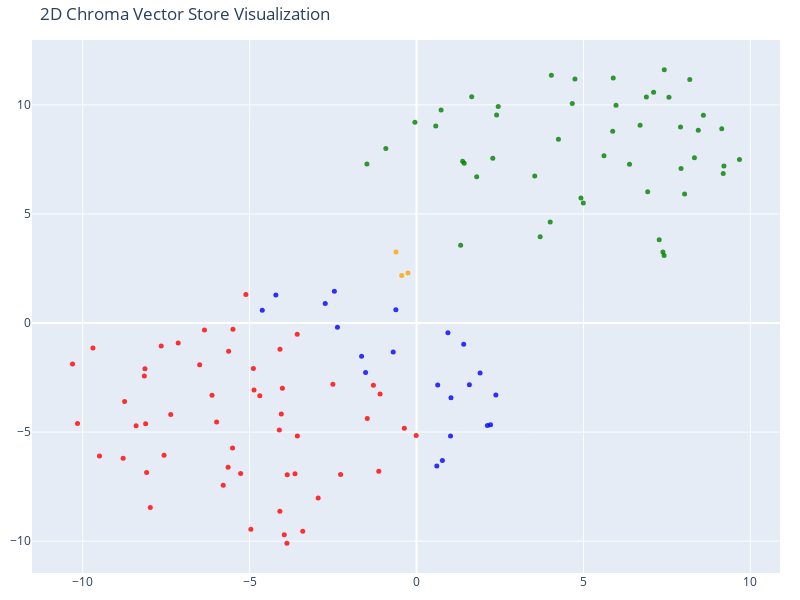

Source (notebook cell):
### Code cell
# We humans find it easier to visalize things in 2D!
# Reduce the dimensionality of the vectors to 2D using t-SNE
# (t-distributed stochastic neighbor embedding)

tsne = TSNE(n_components=2, random_state=42)
reduced_vectors = tsne.fit_transform(vectors)

# Create the 2D scatter plot
fig = go.Figure(data=[go.Scatter(
    x=reduced_vectors[:, 0],
    y=reduced_vectors[:, 1],
    mode='markers',
    marker=dict(size=5, color=colors, opacity=0.8),
    text=[f"Type: {t}<br>Text: {d[:100]}..." for t, d in zip(doc_types, documents)],
    hoverinfo='text'
)])

fig.update_layout(
    title='2D Chroma Vector Store Visualization',
    scene=dict(xaxis_title='x',yaxis_title='y'),
    width=800,
    height=600,
    margin=dict(r=20, b=10, l=10, t=40)
)

fig.show()

### Figure 1 — Plotly figure (JSON) as saved in the notebook; plotly's stock layout.template omitted (floating-point values rounded to 4 significant figures)
{"data": [{"hoverinfo": "text", "marker": {"color": ["orange", "orange", "orange", "red", "red", "red", "red", "red", "red", "red", "red", "red", "red", "red", "red", "red", "red", "red", "red", "red", "red", "red", "red", "red", "red", "red", "red", "red", "red", "red", "red", "red", "red", "red", "red", "red", "red", "red", "red", "red", "red", "red", "red", "red", "red", "red", "red", "red", "red", "red", "red", "red", "red", "red", "red", "green", "green", "green", "green", "green", "green", "green", "green", "green", "green", "green", "green", "green", "green", "green", "green", "green", "green", "green", "green", "green", "green", "green", "green", "green", "green", "green", "green", "green", "green", "green", "green", "green", "green", "green", "green", "green", "green", "green", "green", "green", "green", "green", "green", "green", "green", "green", "blue", "blue", "blue", "blue", "blue", "blue", "blue", "blue", "blue", "blue", "blue", "blue", "blue", "blue", "blue", "blue", "blue", "blue", "blue", "blue", "blue"], "opacity": 0.8, "size": 5}, "mode": "markers", "text": ["Type: company<br>Text: # About Insurellm\n\nInsurellm was founded by Avery Lancaster in 2015 as an insurance tech startup des...", "Type: company<br>Text: # Careers at Insurellm\n\nInsurellm is hiring! We are looking for talented software engineers, data sc...", "Type: company<br>Text: # Overview of Insurellm\n\nInsurellm is an innovative insurance tech firm with 200 employees across th...", "Type: contracts<br>Text: # Contract with Apex Reinsurance for Rellm: AI-Powered Enterprise Reinsurance Solution\n\n## Terms\n\n1....", "Type: contracts<br>Text: ## Renewal\n\n1. **Automatic Renewal**: This Agreement will automatically renew for successive one-yea...", "Type: contracts<br>Text: 2. **Seamless Integrations**: The architecture of Rellm allows for easy integration with existing sy...", "Type: contracts<br>Text: 1. **Technical Support**: Provider shall offer dedicated technical support to the Client via phone, ...", "Type: contracts<br>Text: **Insurellm, Inc.**  \n_____________________________  \nAuthorized Signature   \nDate: ________________...", "Type: contracts<br>Text: # Contract with Belvedere Insurance for Markellm\n\n## Terms\nThis Contract (\"Agreement\") is made and e...", "Type: contracts<br>Text: ## Renewal\n1. **Renewal Terms**: This Agreement may be renewed for additional one-year terms upon mu...", "Type: contracts<br>Text: ## Features\n1. **AI-Powered Matching**: Belvedere Insurance will benefit from Markellm's AI-powered ...", "Type: contracts<br>Text: ## Support\n1. **Technical Support**: Technical support will be available from 9 AM to 7 PM EST, Mond...", "Type: contracts<br>Text: **Belvedere Insurance**  \nSignature: ______________________  \nName: [Authorized Signatory]  \nTitle: ...", "Type: contracts<br>Text: # Contract with BrightWay Solutions for Markellm\n\n**Contract Date:** October 5, 2023  \n**Contract ID...", "Type: contracts<br>Text: 3. **Service Level Agreement (SLA):**  \n   Insurellm commits to a 99.9% uptime for the platform with...", "Type: contracts<br>Text: 2. **Real-Time Quote Availability:**  \n   Consumers sourced via BrightWay Solutions will receive rea...", "Type: contracts<br>Text: 3. **Training and Onboarding:**  \n   Insurellm agrees to provide one free training session on how to...", "Type: contracts<br>Text: # Contract with EverGuard Insurance for Rellm: AI-Powered Enterprise Reinsurance Solution\n\n**Contrac...", "Type: contracts<br>Text: 4. **Usage Rights**: EverGuard Insurance is granted a non-exclusive, non-transferable license to acc...", "Type: contracts<br>Text: 1. **Core Functionality**: Rellm provides EverGuard Insurance with advanced AI-driven analytics, sea...", "Type: contracts<br>Text: 1. **Customer Support**: Insurellm will provide EverGuard Insurance with 24/7 customer support, incl...", "Type: contracts<br>Text: ---\n\n**Signatures**  \n**For Insurellm**: __________________________  \n**Name**: John Smith  \n**Title...", "Type: contracts<br>Text: # Contract with GreenField Holdings for Markellm\n\n**Effective Date:** November 15, 2023  \n**Contract...", "Type: contracts<br>Text: ## Renewal\n1. **Automatic Renewal**: This contract will automatically renew for sequential one-year ...", "Type: contracts<br>Text: ## Features\n1. **AI-Powered Matching**: Access to advanced algorithms that connect GreenField Holdin...", "Type: contracts<br>Text: ## Support\n1. **Customer Support Access**: The Client will have access to dedicated support through ...", "Type: contracts<br>Text: **Signatures:**  \n_________________________                           _________________________  \n**...", "Type: contracts<br>Text: # Contract with Greenstone Insurance for Homellm\n\n---\n\n## Terms\n\n1. **Parties**: This Contract (\"Agr...", "Type: contracts<br>Text: 4. **Payment Terms**: \n   - The Customer shall pay an amount of $10,000 per month for the Standard T...", "Type: contracts<br>Text: ---\n\n## Features\n\n- **AI-Powered Risk Assessment**: Customer will have access to enhanced risk evalu...", "Type: contracts<br>Text: - **Customer Portal**: A dedicated portal will be provided, allowing the Customer's clients to manag...", "Type: contracts<br>Text: ______________________________  \n[Name], [Title]  \nDate: ______________________\n\n**For Greenstone In...", "Type: contracts<br>Text: # Contract with GreenValley Insurance for Homellm\n\n**Contract Date:** October 6, 2023  \n**Contract N...", "Type: contracts<br>Text: 4. **Confidentiality:** Both parties agree to maintain the confidentiality of proprietary informatio...", "Type: contracts<br>Text: 1. **AI-Powered Risk Assessment:** Access to advanced AI algorithms for real-time risk evaluations.\n...", "Type: contracts<br>Text: 3. **Regular Updates:** Insurellm will offer ongoing updates and enhancements to the Homellm platfor...", "Type: contracts<br>Text: # Contract with Pinnacle Insurance Co. for Homellm\n\n## Terms\nThis contract (\"Contract\") is entered i...", "Type: contracts<br>Text: ## Renewal\n1. **Renewal Terms**: At the end of the initial term, this Contract shall automatically r...", "Type: contracts<br>Text: ## Features\n1. **AI-Powered Risk Assessment**: Utilized for tailored underwriting decisions specific...", "Type: contracts<br>Text: ## Support\n1. **Technical Support**: Insurellm shall provide 24/7 technical support via an email and...", "Type: contracts<br>Text: # Contract with Roadway Insurance Inc. for Carllm\n\n---\n\n## Terms\n\n1. **Agreement Effective Date**: T...", "Type: contracts<br>Text: ---\n\n## Renewal\n\n1. **Automatic Renewal**: This agreement will automatically renew for an additional...", "Type: contracts<br>Text: ---\n\n## Features\n\n1. **Access to Core Features**: Roadway Insurance Inc. will have access to all Pro...", "Type: contracts<br>Text: ---\n\n## Support\n\n1. **Technical Support**: Roadway Insurance Inc. will receive priority technical su...", "Type: contracts<br>Text: # Contract with Stellar Insurance Co. for Rellm\n\n## Terms\nThis contract is made between **Insurellm*...", "Type: contracts<br>Text: ### Termination\nEither party may terminate this agreement with a **30-day written notice**. In the e...", "Type: contracts<br>Text: ## Features\nStellar Insurance Co. will receive access to the following features of the Rellm product...", "Type: contracts<br>Text: ## Support\nInsurellm provides Stellar Insurance Co. with the following support services:\n\n- **24/7 T...", "Type: contracts<br>Text: # Contract with TechDrive Insurance for Carllm\n\n**Contract Date:** October 1, 2024  \n**Contract Dura...", "Type: contracts<br>Text: ## Renewal\n\n1. **Automatic Renewal**: This contract shall automatically renew for additional one-yea...", "Type: contracts<br>Text: ## Support\n\n1. **Customer Support**: Insurellm will provide 24/7 customer support to TechDrive Insur...", "Type: contracts<br>Text: **TechDrive Insurance Representative:**  \nName: Sarah Johnson  \nTitle: Operations Director  \nDate: _...", "Type: contracts<br>Text: # Contract with Velocity Auto Solutions for Carllm\n\n**Contract Date:** October 1, 2023  \n**Contract ...", "Type: contracts<br>Text: ## Renewal\n\n1. **Automatic Renewal**: This contract will automatically renew for successive 12-month...", "Type: contracts<br>Text: ## Support\n\n1. **Customer Support**: Velocity Auto Solutions will have access to Insurellm’s custome...", "Type: employees<br>Text: # HR Record\n\n# Alex Chen\n\n## Summary\n- **Date of Birth:** March 15, 1990  \n- **Job Title:** Backend ...", "Type: employees<br>Text: ## Annual Performance History\n- **2020:**  \n  - Completed onboarding successfully.  \n  - Met expecta...", "Type: employees<br>Text: ## Compensation History\n- **2020:** Base Salary: $80,000  \n- **2021:** Base Salary Increase to $90,0...", "Type: employees<br>Text: Alex Chen continues to be a vital asset at Insurellm, contributing significantly to innovative backe...", "Type: employees<br>Text: # HR Record\n\n# Alex Harper\n\n## Summary\n- **Date of Birth**: March 15, 1993  \n- **Job Title**: Sales ...", "Type: employees<br>Text: ## Annual Performance History  \n- **2021**:  \n  - **Performance Rating**: 4.5/5  \n  - **Key Achievem...", "Type: employees<br>Text: - **2022**:  \n  - **Base Salary**: $65,000 (Promotion to Senior SDR)  \n  - **Bonus**: $13,000 (20% o...", "Type: employees<br>Text: # HR Record\n\n# Alex Thomson\n\n## Summary\n- **Date of Birth:** March 15, 1995  \n- **Job Title:** Sales...", "Type: employees<br>Text: ## Annual Performance History  \n- **2022** - Rated as \"Exceeds Expectations.\" Alex Thomson achieved ...", "Type: employees<br>Text: ## Other HR Notes\n- Alex Thomson is an active member of the Diversity and Inclusion committee at Ins...", "Type: employees<br>Text: # Avery Lancaster\n\n## Summary\n- **Date of Birth**: March 15, 1985  \n- **Job Title**: Co-Founder & Ch...", "Type: employees<br>Text: - **2010 - 2013**: Business Analyst at Edge Analytics  \n  Prior to joining Innovate, Avery worked as...", "Type: employees<br>Text: - **2018**: **Exceeds Expectations**  \n  Under Avery’s pivoted vision, Insurellm launched two new su...", "Type: employees<br>Text: - **2022**: **Satisfactory**  \n  Avery focused on rebuilding team dynamics and addressing employee c...", "Type: employees<br>Text: ## Compensation History\n- **2015**: $150,000 base salary + Significant equity stake  \n- **2016**: $1...", "Type: employees<br>Text: ## Other HR Notes\n- **Professional Development**: Avery has actively participated in leadership trai...", "Type: employees<br>Text: # HR Record\n\n# Emily Carter\n\n## Summary\n- **Date of Birth:** August 12, 1990  \n- **Job Title:** Acco...", "Type: employees<br>Text: - **2017-2019:** Marketing Intern  \n  - Assisted with market research and campaign development for s...", "Type: employees<br>Text: ## Compensation History\n| Year | Base Salary | Bonus         | Total Compensation |\n|------|--------...", "Type: employees<br>Text: Emily Carter exemplifies the kind of talent that drives Insurellm's success and is an invaluable ass...", "Type: employees<br>Text: # HR Record\n\n# Emily Tran\n\n## Summary\n- **Date of Birth:** March 18, 1991  \n- **Job Title:** Digital...", "Type: employees<br>Text: - **January 2017 - May 2018**: Marketing Intern  \n  - Supported the Marketing team by collaborating ...", "Type: employees<br>Text: - **2021**:  \n  - Performance Rating: Meets Expectations  \n  - Key Achievements: Contributed to the ...", "Type: employees<br>Text: - **Professional Development Goals**:  \n  - Emily Tran aims to become a Marketing Manager within the...", "Type: employees<br>Text: # HR Record\n\n# Jordan Blake\n\n## Summary\n- **Date of Birth:** March 15, 1993  \n- **Job Title:** Sales...", "Type: employees<br>Text: ## Annual Performance History\n- **2021:** First year at Insurellm; achieved 90% of monthly targets. ...", "Type: employees<br>Text: ## Other HR Notes\n- Jordan has shown an interest in continuing education, actively participating in ...", "Type: employees<br>Text: # HR Record\n\n# Jordan K. Bishop\n\n## Summary\n- **Date of Birth:** March 15, 1990\n- **Job Title:** Fro...", "Type: employees<br>Text: ## Annual Performance History\n- **2019:** Exceeds Expectations - Continuously delivered high-quality...", "Type: employees<br>Text: ## Compensation History\n- **June 2018:** Starting Salary - $85,000\n- **June 2019:** Salary Increase ...", "Type: employees<br>Text: ## Other HR Notes\n- Jordan K. Bishop has been an integral part of club initiatives, including the In...", "Type: employees<br>Text: # HR Record\n\n# Maxine Thompson\n\n## Summary\n- **Date of Birth:** January 15, 1991  \n- **Job Title:** ...", "Type: employees<br>Text: ## Insurellm Career Progression\n- **January 2017 - October 2018**: **Junior Data Engineer**  \n  * Ma...", "Type: employees<br>Text: ## Annual Performance History\n- **2017**: *Meets Expectations*  \n  Maxine showed potential in her ro...", "Type: employees<br>Text: - **2021**: *Exceeds Expectations*  \n  Maxine spearheaded the transition to a new data warehousing s...", "Type: employees<br>Text: ## Compensation History\n- **2017**: $70,000 (Junior Data Engineer)  \n- **2018**: $75,000 (Junior Dat...", "Type: employees<br>Text: # HR Record\n\n# Oliver Spencer\n\n## Summary\n- **Date of Birth**: May 14, 1990  \n- **Job Title**: Backe...", "Type: employees<br>Text: ## Annual Performance History\n- **2018**: **3/5** - Adaptable team player but still learning to take...", "Type: employees<br>Text: ## Compensation History\n- **March 2018**: Initial salary of $80,000.\n- **July 2019**: Salary increas...", "Type: employees<br>Text: # Samantha Greene\n\n## Summary\n- **Date of Birth:** October 14, 1990\n- **Job Title:** HR Generalist\n-...", "Type: employees<br>Text: ## Annual Performance History\n- **2020:** Exceeds Expectations  \n  Samantha Greene demonstrated exce...", "Type: employees<br>Text: ## Compensation History\n- **2020:** Base Salary - $55,000  \n  The entry-level salary matched industr...", "Type: employees<br>Text: - **2023:** Base Salary - $70,000  \n  Recognized for substantial improvement in employee relations m...", "Type: employees<br>Text: # HR Record\n\n# Samuel Trenton\n\n## Summary\n- **Date of Birth:** April 12, 1989  \n- **Job Title:** Sen...", "Type: employees<br>Text: ## Annual Performance History\n- **2023:** Rating: 4.5/5  \n  *Samuel exceeded expectations, successfu...", "Type: employees<br>Text: ## Compensation History\n- **2023:** Base Salary: $115,000 + Bonus: $15,000  \n  *Annual bonus based o...", "Type: employees<br>Text: - **Engagement in Company Culture:** Regularly participates in team-building events and contributes ...", "Type: products<br>Text: # Product Summary\n\n# Carllm\n\n## Summary\n\nCarllm is an innovative auto insurance product developed by...", "Type: products<br>Text: - **Instant Quoting**: With Carllm, insurance companies can offer near-instant quotes to customers, ...", "Type: products<br>Text: - **Mobile Integration**: Carllm is designed to work seamlessly with mobile applications, providing ...", "Type: products<br>Text: - **Professional Tier**: $2,500/month\n  - For medium-sized companies.\n  - All Basic Tier features pl...", "Type: products<br>Text: ### Q2 2025: Customer Experience Improvements\n- Launch of a new **mobile app** for end-users.\n- Intr...", "Type: products<br>Text: # Product Summary\n\n# Homellm\n\n## Summary\nHomellm is an innovative home insurance product developed b...", "Type: products<br>Text: ### 2. Dynamic Pricing Model\nWith Homellm's innovative dynamic pricing model, insurance providers ca...", "Type: products<br>Text: ### 5. Multi-Channel Integration\nHomellm seamlessly integrates into existing insurance platforms, pr...", "Type: products<br>Text: - **Basic Tier:** Starting at $5,000/month for small insurers with basic integration features.\n- **S...", "Type: products<br>Text: All tiers include a comprehensive training program and ongoing updates to ensure optimal performance...", "Type: products<br>Text: With Homellm, Insurellm is committed to transforming the landscape of home insurance, ensuring both ...", "Type: products<br>Text: # Product Summary\n\n# Markellm\n\n## Summary\n\nMarkellm is an innovative two-sided marketplace designed ...", "Type: products<br>Text: - **User-Friendly Interface**: Designed with user experience in mind, Markellm features an intuitive...", "Type: products<br>Text: - **Customer Support**: Our dedicated support team is always available to assist both consumers and ...", "Type: products<br>Text: ### For Insurance Companies:\n- **Basic Listing Fee**: $199/month for a featured listing on the platf...", "Type: products<br>Text: ### Q3 2025\n- Initiate a comprehensive marketing campaign targeting both consumers and insurers to i...", "Type: products<br>Text: # Product Summary\n\n# Rellm: AI-Powered Enterprise Reinsurance Solution\n\n## Summary\n\nRellm is an inno...", "Type: products<br>Text: ### Seamless Integrations\nRellm's architecture is designed for effortless integration with existing ...", "Type: products<br>Text: ### Regulatory Compliance Tools\nRellm includes built-in compliance tracking features to help organiz...", "Type: products<br>Text: Join the growing number of organizations leveraging Rellm to enhance their reinsurance processes whi...", "Type: products<br>Text: Experience the future of reinsurance with Rellm, where innovation meets reliability. Let Insurellm h..."], "type": "scatter", "x": [-0.2566, -0.6147, -0.4433, -7.648, -2.947, -5.112, -4.887, -9.693, -8.788, -3.882, -0.0108, -4.695, -9.496, -7.562, -2.274, -1.131, -5.988, -7.139, -6.351, -5.499, -5.628, -6.496, -8.085, -3.408, -0.3654, -7.975, -10.3, -8.401, -4.962, -1.292, -4.018, -10.15, -8.114, -7.363, -2.506, -6.125, -8.745, -3.962, -1.092, -4.869, -5.79, -4.094, -1.476, -4.109, -8.135, -8.153, -3.574, -4.09, -5.644, -3.873, -4.05, -5.511, -5.268, -3.64, -3.57, -0.9197, 9.673, 7.101, -1.486, 2.447, 8.438, 4.665, 2.398, 8.592, 2.284, 1.321, 7.269, 7.38, 7.416, 7.42, 1.802, 4.003, 8.029, 5.975, 3.703, 4.996, 6.924, 6.696, 4.926, 1.652, 7.907, 1.428, 0.5757, 9.207, 8.184, 1.38, 4.25, 5.615, 7.923, 6.379, 5.876, -0.04835, 9.186, 7.56, 4.038, 8.324, 5.892, 4.745, 0.7351, 9.142, 6.884, 3.54, 0.6339, 1.032, 1.583, 1.903, 2.376, -0.6992, -1.526, -1.646, 1.412, 0.9406, -0.6191, 1.018, 0.7752, 0.6068, 2.217, 2.123, -2.368, -4.214, -4.621, -2.735, -2.461], "y": [2.295, 3.258, 2.178, -1.057, -8.021, 1.312, -2.084, -1.147, -6.204, -10.1, -5.155, -3.339, -6.093, -6.061, -6.951, -6.793, -4.543, -0.9109, -0.3218, -0.2812, -1.293, -1.912, -6.853, -9.55, -4.823, -8.454, -1.874, -4.708, -9.455, -2.856, -2.99, -4.609, -4.616, -4.195, -2.805, -3.318, -3.594, -9.713, -3.253, -3.074, -7.433, -8.63, -4.383, -4.904, -2.094, -2.428, -0.5181, -1.208, -6.618, -6.961, -4.178, -5.733, -6.895, -6.917, -5.178, 7.996, 7.493, 10.58, 7.288, 9.927, 8.841, 10.06, 9.541, 9.526, 7.553, 3.561, 3.816, 3.26, 3.09, 11.61, 6.707, 4.636, 5.915, 9.987, 3.958, 5.501, 6.018, 9.066, 5.732, 10.37, 8.988, 7.324, 9.028, 7.197, 11.16, 7.417, 8.422, 7.667, 7.089, 7.275, 8.793, 9.203, 6.852, 10.35, 11.36, 7.575, 11.24, 11.18, 9.762, 8.912, 10.36, 6.739, -2.845, -3.427, -2.835, -2.297, -3.297, -1.325, -2.265, -1.52, -0.9735, -0.4522, 0.6079, -5.175, -6.303, -6.558, -4.666, -4.701, -0.193, 1.284, 0.5874, 0.8942, 1.461]}], "layout": {"height": 600, "margin": {"b": 10, "l": 10, "r": 20, "t": 40}, "scene": {"xaxis": {"title": {"text": "x"}}, "yaxis": {"title": {"text": "y"}}}, "title": {"text": "2D Chroma Vector Store Visualization"}, "width": 800}}
